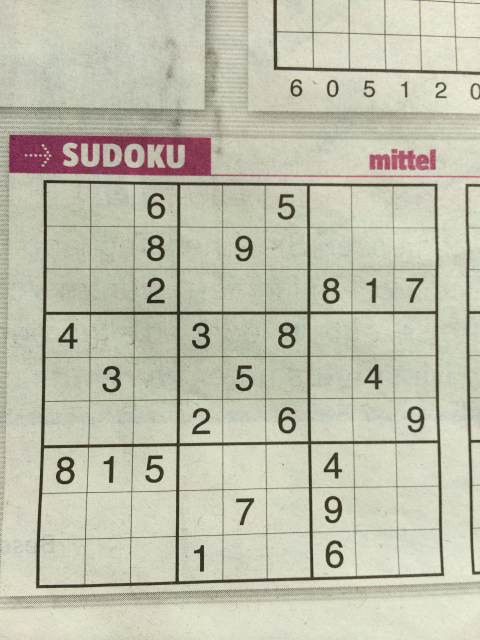
#> input picture images/image1004.jpg, 960 x 1280 px (shown at 1/2 size)
$ jupyter execute data_loading.ipynb
#> lines starting #> are read from the running program, lines starting #| are printed output that depends on the picture; after the words box and inside, x2 and y2 are one past the last pixel; in counts of white or black regions, pixels touching at a corner belong together
[cell 1]
import cv2
import pandas
import numpy as np

[cell 2]
#READING IMAGE
img = cv2.imread('images/image1004.jpg', cv2.IMREAD_GRAYSCALE)
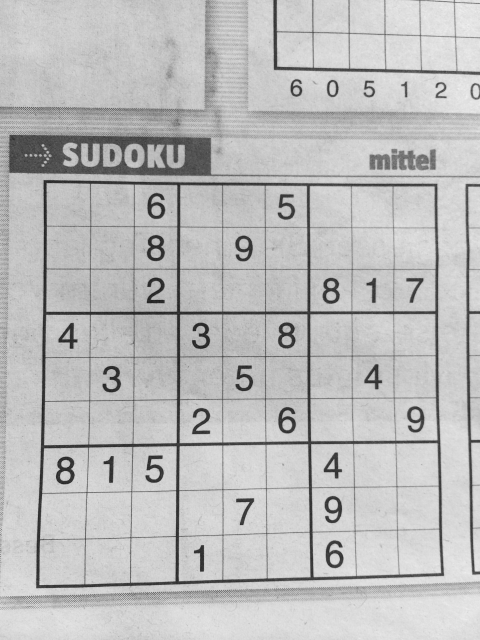
#> img: shape (1280, 960) (shown at 1/2 size); min 21, max 244, mean 189.3
img = cv2.resize(img, (640, 640))
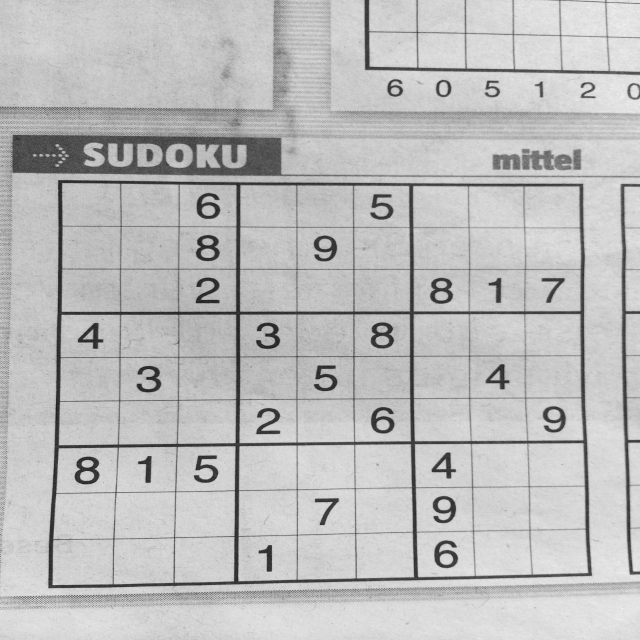
#> img: shape (640, 640); min 29, max 241, mean 189.4

[cell 3]
#PREPROCESSING
proc = cv2.GaussianBlur(img.copy(), (9, 9), 0)
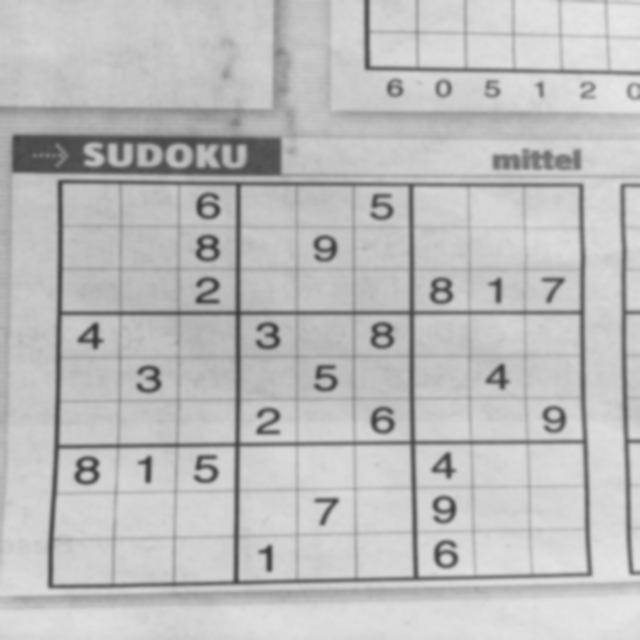
#> proc: shape (640, 640); min 55, max 231, mean 189.4
proc = cv2.adaptiveThreshold(proc, 255, cv2.ADAPTIVE_THRESH_GAUSSIAN_C, cv2.THRESH_BINARY, 11, 2)
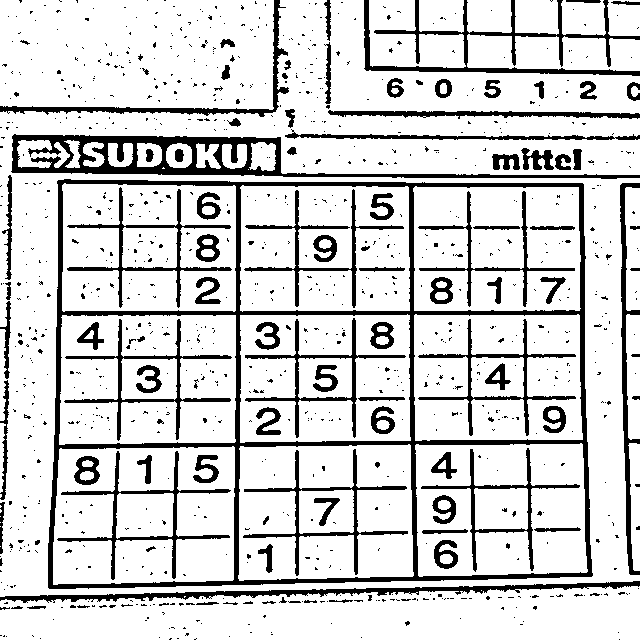
#> proc: shape (640, 640); 82.8% white; 998 black regions (896 under 20 px), largest, box (x1, y1, x2, y2) and area: (48, 179, 593, 589) 16584, (11, 134, 640, 179) 6776, (364, 0, 640, 76) 3633

proc = cv2.bitwise_not(proc, proc)
kernel = np.array([[0., 1., 0.], [1., 1., 1.], [0., 1., 0.]],np.uint8)
proc = cv2.dilate(proc, kernel)
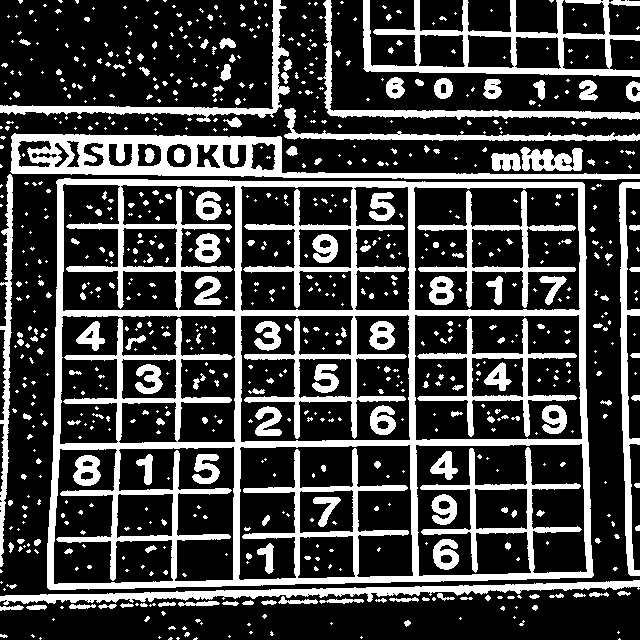
#> proc: shape (640, 640); 26.6% white; 813 white regions (592 under 20 px)
cv2.imshow('lol', proc)
cv2.waitKey(0)

[cell 4]
#FINDING LARGEST POLYGON
import operator

#FINDING ALL CONTOURS, SORTING IN DESCENDING ORDER OF AREA
contours, h = cv2.findContours(proc.copy(), cv2.RETR_EXTERNAL, cv2.CHAIN_APPROX_SIMPLE)
#> contours = 430 contours, 359 with area under 20; largest, box (x1, y1, x2, y2) and area: (47, 178, 594, 590) 214510, (10, 133, 640, 180) 12078, (363, 0, 640, 77) 10149, (0, 580, 640, 605) 3968, (0, 0, 290, 122) 2474; h = 430 rows, first 6: [1, -1, -1, -1], [2, 0, -1, -1], [3, 1, -1, -1], [4, 2, -1, -1], [5, 3, -1, -1], [6, 4, -1, -1]
contours = sorted(contours, key=cv2.contourArea, reverse=True)
polygon = contours[0]
#> polygon = contour of 106 points, box (x1, y1, x2, y2) (47, 178, 594, 590), area 214510

#GETTING THE POINTS
bottom_right, _ = max(enumerate([pt[0][0] + pt[0][1] for pt in
                      polygon]), key=operator.itemgetter(1))
#> bottom_right = 62
top_left, _ = min(enumerate([pt[0][0] + pt[0][1] for pt in
                  polygon]), key=operator.itemgetter(1))
#> top_left = 2
bottom_left, _ = min(enumerate([pt[0][0] - pt[0][1] for pt in
                     polygon]), key=operator.itemgetter(1))
#> bottom_left = 28
top_right, _ = max(enumerate([pt[0][0] - pt[0][1] for pt in
                   polygon]), key=operator.itemgetter(1))
#> top_right = 89

crop_rect = [polygon[top_left][0], polygon[top_right][0], polygon[bottom_right][0], polygon[bottom_left][0]]
#> crop_rect = [[58, 179], [584, 184], [591, 577], [47, 587]]
print(crop_rect)
#| [array([ 58, 179], dtype=int32), array([584, 184], dtype=int32), array([591, 577], dtype=int32), array([ 47, 587], dtype=int32)]

[cell 5]
def distance_between(p1, p2):
    a = p2[0] - p1[0]
    b = p2[1] - p1[1]
    return np.sqrt((a ** 2) + (b ** 2))

[cell 6]
top_left, top_right, bottom_right, bottom_left = crop_rect[0], crop_rect[1], crop_rect[2], crop_rect[3]
#> top_left = [58, 179]; top_right = [584, 184]; bottom_right = [591, 577]; bottom_left = [47, 587]
src = np.array([top_left, top_right, bottom_right, bottom_left], dtype='float32')
#> src = [[58, 179], [584, 184], [591, 577], [47, 587]]
side = max([  distance_between(bottom_right, top_right),
            distance_between(top_left, bottom_left),
            distance_between(bottom_right, bottom_left),
            distance_between(top_left, top_right) ])
#> in distance_between, `a = p2[0] - p1[0]`: a = -7
#> in distance_between, `b = p2[1] - p1[1]`: b = -393
#> side = 544.1

[cell 7]
dst = np.array([[0, 0], [side - 1, 0], [side - 1, side - 1], [0, side - 1]], dtype='float32')
#> dst = [[0, 0], [543.1, 0], [543.1, 543.1], [0, 543.1]]
m = cv2.getPerspectiveTransform(src, dst)
#> m = [[1.01, 0.0271, -63.21], [-0.0132, 1.39, -248.4], [-6.99e-05, 8.42e-05, 1]]
cv2.warpPerspective(proc, m, (int(side), int(side)))
cv2.imshow('lol', proc)
cv2.waitKey(0)

$ run again, with images/image10.jpg copied over images/image1004.jpg
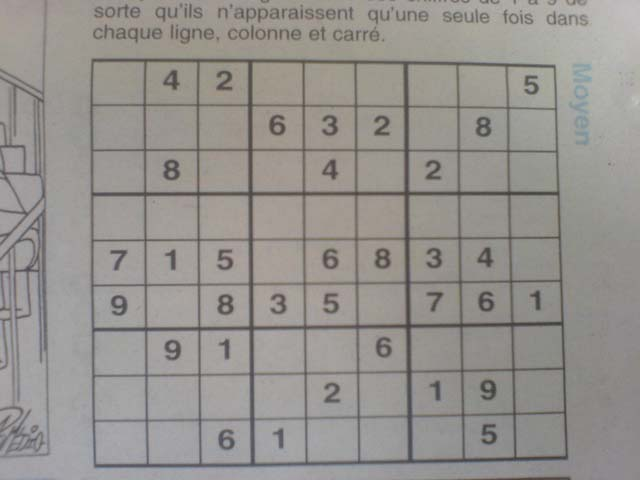
#> input picture images/image10.jpg, 640 x 480 px
#> `proc = cv2.adaptiveThreshold(proc, 255, cv2.ADAPTIVE_THRESH_GAUSSIAN_C..`:
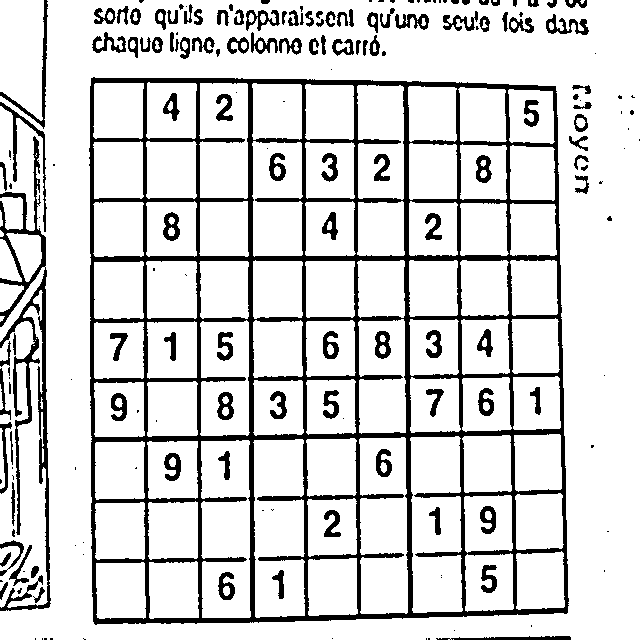
#> proc: shape (640, 640); 84.3% white; 191 black regions (76 under 20 px), largest, box (x1, y1, x2, y2) and area: (89, 77, 569, 625) 40851, (0, 136, 51, 611) 5059, (0, 102, 47, 232) 645
#> `proc = cv2.dilate(proc, kernel)`:
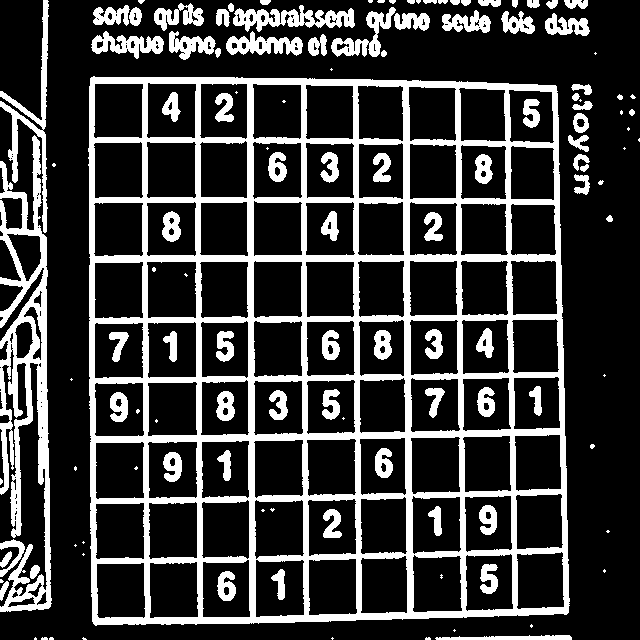
#> proc: shape (640, 640); 23.3% white; 126 white regions (43 under 20 px)
#> contours = 81 contours, 36 with area under 20; largest, box (x1, y1, x2, y2) and area: (88, 76, 570, 626) 255558, (0, 135, 52, 612) 10490, (0, 0, 49, 233) 1668, (233, 5, 355, 32) 1502, (226, 31, 303, 56) 982; h = 81 rows, first 6: [1, -1, -1, -1], [2, 0, -1, -1], [3, 1, -1, -1], [4, 2, -1, -1], [5, 3, -1, -1], [6, 4, -1, -1]
#> polygon = contour of 273 points, box (x1, y1, x2, y2) (88, 76, 570, 626), area 255558
#> `bottom_right, _ = max(enumerate([pt[0][0] + pt[0][1] for pt in polygon..`: bottom_right = 157
#> `top_left, _ = min(enumerate([pt[0][0] + pt[0][1] for pt in polygon]), ..`: top_left = 2
#> `bottom_left, _ = min(enumerate([pt[0][0] - pt[0][1] for pt in polygon]..`: bottom_left = 81
#> `top_right, _ = max(enumerate([pt[0][0] - pt[0][1] for pt in polygon]),..`: top_right = 222
#> crop_rect = [[91, 77], [556, 86], [566, 614], [93, 623]]
#| [array([91, 77], dtype=int32), array([556,  86], dtype=int32), array([566, 614], dtype=int32), array([ 93, 623], dtype=int32)]
#> `top_left, top_right, bottom_right, bottom_left = crop_rect[0], crop_re..`: top_left = [91, 77]; top_right = [556, 86]; bottom_right = [566, 614]; bottom_left = [93, 623]
#> src = [[91, 77], [556, 86], [566, 614], [93, 623]]
#> a = -10
#> b = -528
#> side = 546
#> dst = [[0, 0], [545, 0], [545, 545], [0, 545]]
#> m = [[1.13, -0.00414, -102.5], [-0.0196, 1.01, -76.16], [-7.07e-05, 3.3e-05, 1]]

$ run again, with images/image100.jpg copied over images/image1004.jpg
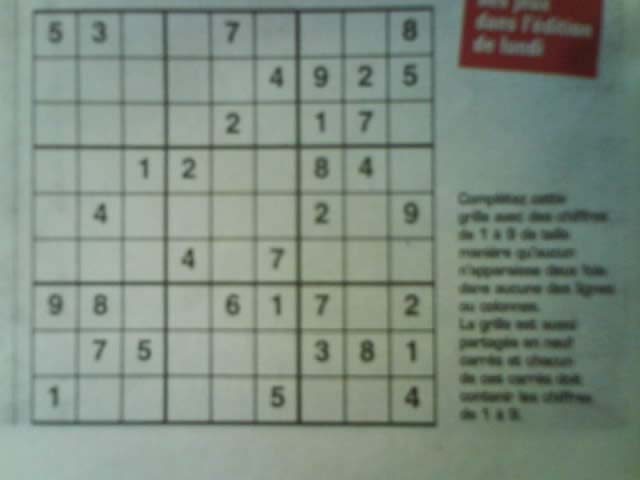
#> input picture images/image100.jpg, 640 x 480 px
#> `proc = cv2.adaptiveThreshold(proc, 255, cv2.ADAPTIVE_THRESH_GAUSSIAN_C..`:
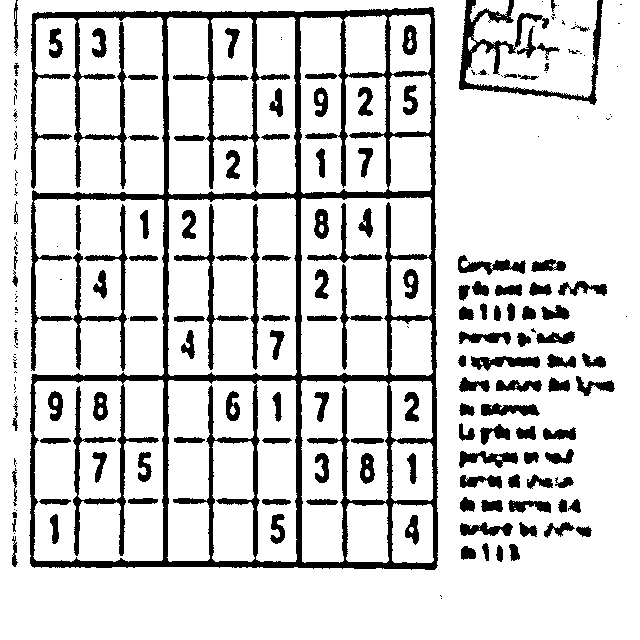
#> proc: shape (640, 640); 83.4% white; 206 black regions (74 under 20 px), largest, box (x1, y1, x2, y2) and area: (29, 7, 438, 570) 37125, (459, 0, 603, 105) 2910, (174, 204, 249, 370) 1068
#> `proc = cv2.dilate(proc, kernel)`:
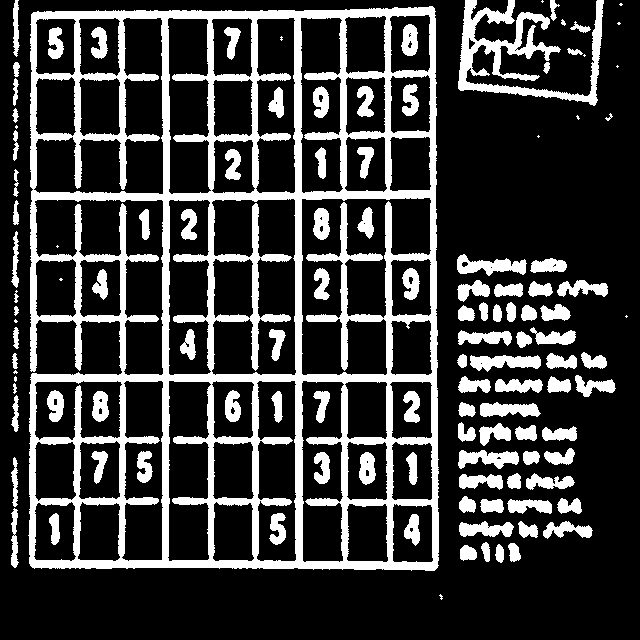
#> proc: shape (640, 640); 23.1% white; 120 white regions (16 under 20 px)
#> contours = 83 contours, 17 with area under 20; largest, box (x1, y1, x2, y2) and area: (28, 6, 439, 571) 222178, (458, 0, 604, 106) 4178, (457, 254, 527, 276) 754, (470, 355, 541, 372) 708, (458, 450, 519, 469) 647; h = 83 rows, first 6: [1, -1, -1, -1], [2, 0, -1, -1], [3, 1, -1, -1], [4, 2, -1, -1], [5, 3, -1, -1], [6, 4, -1, -1]
#> polygon = contour of 719 points, box (x1, y1, x2, y2) (28, 6, 439, 571), area 222178
#> `bottom_right, _ = max(enumerate([pt[0][0] + pt[0][1] for pt in polygon..`: bottom_right = 572
#> `top_left, _ = min(enumerate([pt[0][0] + pt[0][1] for pt in polygon]), ..`: top_left = 133
#> `bottom_left, _ = min(enumerate([pt[0][0] - pt[0][1] for pt in polygon]..`: bottom_left = 468
#> `top_right, _ = max(enumerate([pt[0][0] - pt[0][1] for pt in polygon]),..`: top_right = 717
#> crop_rect = [[33, 12], [434, 8], [434, 570], [30, 565]]
#| [array([33, 12], dtype=int32), array([434,   8], dtype=int32), array([434, 570], dtype=int32), array([ 30, 565], dtype=int32)]
#> `top_left, top_right, bottom_right, bottom_left = crop_rect[0], crop_re..`: top_left = [33, 12]; top_right = [434, 8]; bottom_right = [434, 570]; bottom_left = [30, 565]
#> src = [[33, 12], [434, 8], [434, 570], [30, 565]]
#> a = 0
#> b = -562
#> side = 562
#> dst = [[0, 0], [561, 0], [561, 561], [0, 561]]
#> m = [[1.42, 0.00772, -47.08], [0.0102, 1.02, -12.62], [4.06e-05, 1.38e-05, 1]]

$ run again, with images/image1000.jpg copied over images/image1004.jpg
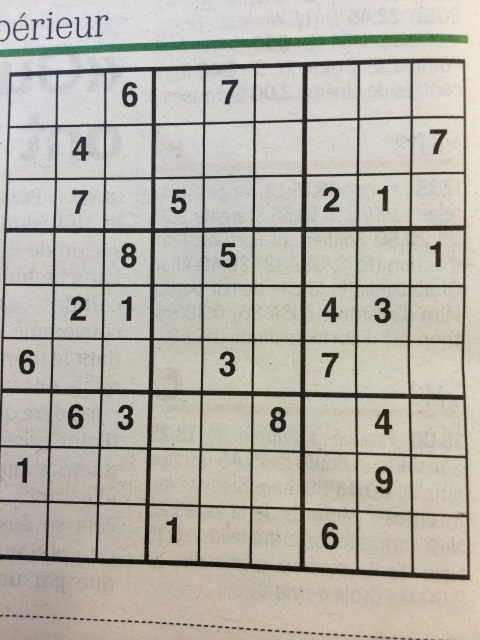
#> input picture images/image1000.jpg, 960 x 1280 px (shown at 1/2 size)
#> `proc = cv2.adaptiveThreshold(proc, 255, cv2.ADAPTIVE_THRESH_GAUSSIAN_C..`:
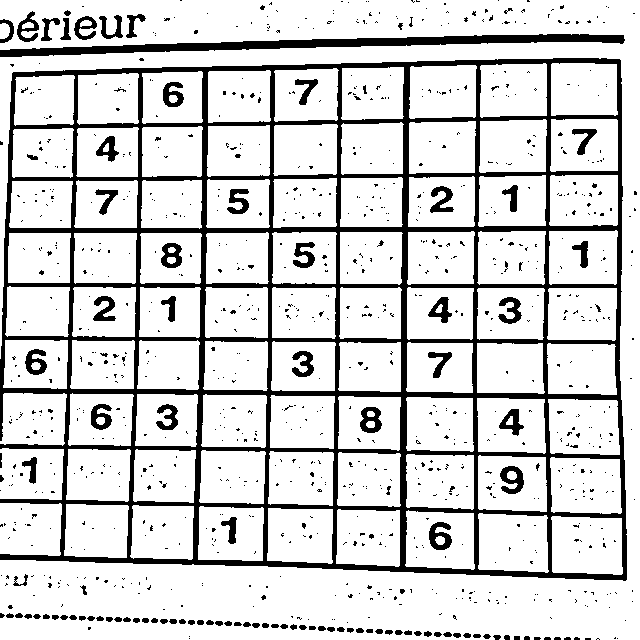
#> proc: shape (640, 640); 83.2% white; 1004 black regions (898 under 20 px), largest, box (x1, y1, x2, y2) and area: (0, 58, 627, 581) 49083, (0, 34, 625, 57) 4896, (500, 466, 524, 494) 395
#> `proc = cv2.dilate(proc, kernel)`:
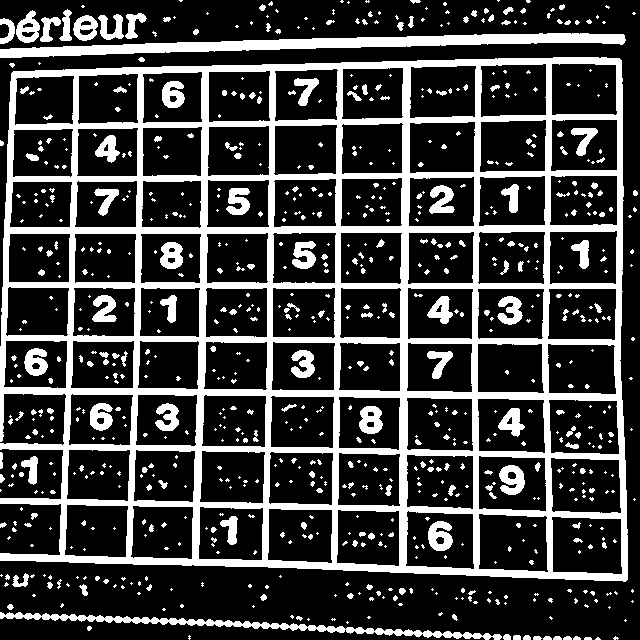
#> proc: shape (640, 640); 25% white; 821 white regions (587 under 20 px)
#> contours = 215 contours, 177 with area under 20; largest, box (x1, y1, x2, y2) and area: (0, 57, 628, 582) 304412, (0, 33, 626, 58) 5520, (0, 612, 502, 640) 2138, (16, 10, 40, 43) 484, (73, 15, 98, 41) 456; h = 215 rows, first 6: [1, -1, -1, -1], [2, 0, -1, -1], [3, 1, -1, -1], [4, 2, -1, -1], [5, 3, -1, -1], [6, 4, -1, -1]
#> polygon = contour of 245 points, box (x1, y1, x2, y2) (0, 57, 628, 582), area 304412
#> `bottom_right, _ = max(enumerate([pt[0][0] + pt[0][1] for pt in polygon..`: bottom_right = 192
#> `top_left, _ = min(enumerate([pt[0][0] + pt[0][1] for pt in polygon]), ..`: top_left = 33
#> `bottom_left, _ = min(enumerate([pt[0][0] - pt[0][1] for pt in polygon]..`: bottom_left = 145
#> `top_right, _ = max(enumerate([pt[0][0] - pt[0][1] for pt in polygon]),..`: top_right = 237
#> crop_rect = [[13, 71], [621, 60], [625, 581], [0, 560]]
#| [array([13, 71], dtype=int32), array([621,  60], dtype=int32), array([625, 581], dtype=int32), array([  0, 560], dtype=int32)]
#> `top_left, top_right, bottom_right, bottom_left = crop_rect[0], crop_re..`: top_left = [13, 71]; top_right = [621, 60]; bottom_right = [625, 581]; bottom_left = [0, 560]
#> src = [[13, 71], [621, 60], [625, 581], [0, 560]]
#> a = -4
#> b = -521
#> side = 625.4
#> dst = [[0, 0], [624.4, 0], [624.4, 624.4], [0, 624.4]]
#> m = [[1.1, 0.0292, -16.37], [0.0239, 1.32, -94.03], [0.000107, 5.95e-05, 1]]
